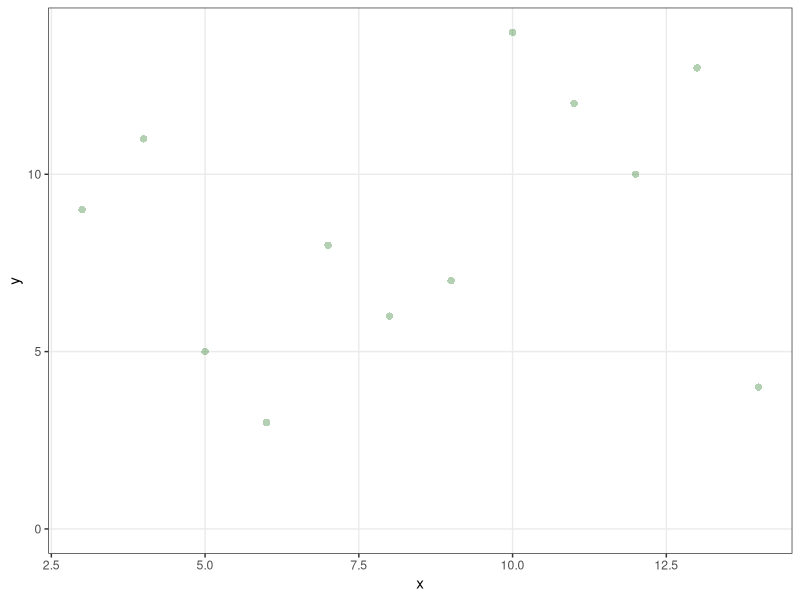

This figure's R source:
## ---- chunk 1
#| include: false

library(tidyverse)

theme_set(
  theme_bw() +
    theme(
      panel.grid.minor = element_blank()
    )
)

## ---- chunk 2

d <- read_tsv("data/data.tsv")

## ---- chunk 3

d |>
  # filter(...) |>
  ggplot(aes(x, y)) +
  geom_point(alpha = 0.3, color = "darkgreen", stroke = 0, size = 2.5) +
  # scale_x_datetime(date_breaks = "1 week", date_labels = "%m/%d") +
  scale_y_continuous(labels = scales::label_comma()) +
  expand_limits(y = 0) +
  NULL
